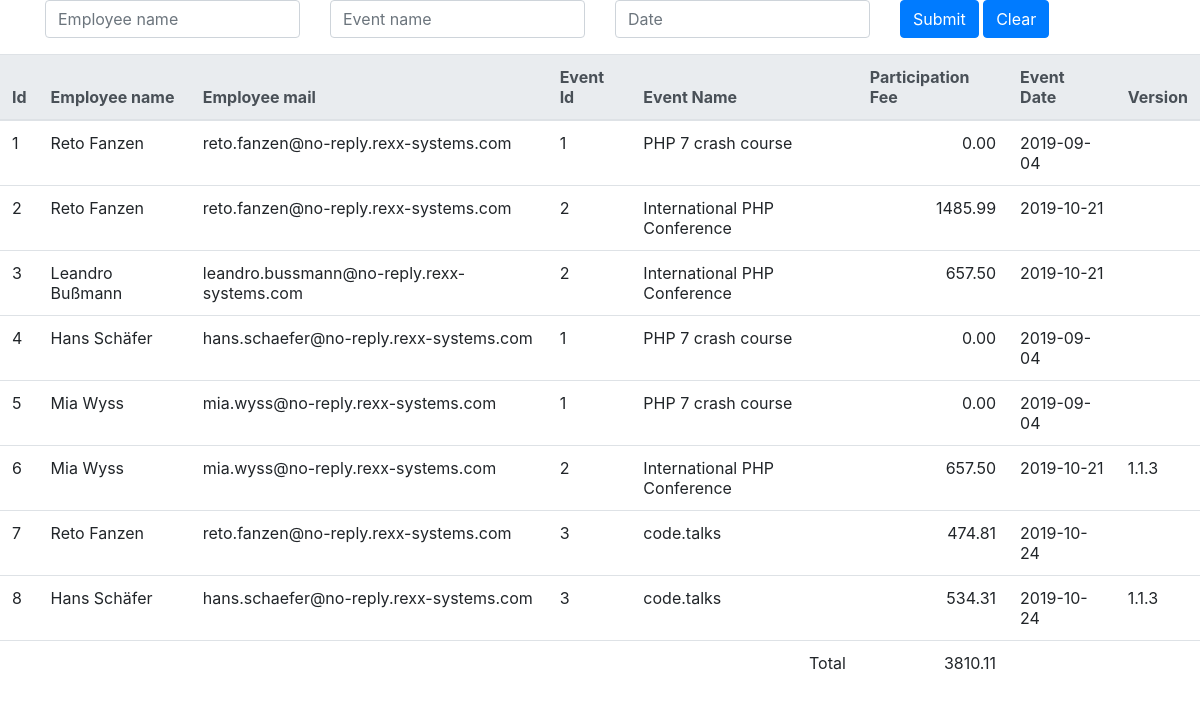
The page / on the database its author committed.
### tables this page shows
CREATE TABLE `employee` (
  `participation_id` int(11) DEFAULT NULL,
  `employee_name` varchar(30) DEFAULT NULL,
  `employee_mail` varchar(100) DEFAULT NULL,
  `event_id` int(11) DEFAULT NULL,
  `event_name` varchar(30) DEFAULT NULL,
  `participation_fee` decimal(10,2) DEFAULT NULL,
  `event_date` date DEFAULT NULL,
  `version` varchar(30) DEFAULT NULL
);

### index.php (the view, shortened to what this page needs)
<?php include "connect.php"; ?>
<html>
<head>
	<link rel="stylesheet" href="https://cdn.jsdelivr.net/npm/bootstrap@4.6.2/dist/css/bootstrap.min.css">
	  <link rel="stylesheet" href="https://code.jquery.com/ui/1.13.2/themes/base/jquery-ui.css">
</head>
<body>
	<div class="container">
		<form>
		  <div class="row">
		    <div class="col">
		    	<?php
		    		$employee_name = '';
		    	?>
		      <input type="text" class="form-control" name="employee_name" placeholder="Employee name" value="<?php echo $employee_name; ?>">
		    </div>
		    <div class="col">
		    	<?php
		    		$event_name = '';
		    	?>
		      <input type="text" class="form-control" name="event_name" placeholder="Event name" value="<?php echo $event_name; ?>">
		    </div>
		    <div class="col">
		    	<?php
		    		$date = '';
		    	?>
		      <input type="text" class="form-control" id="datepicker" name="date" placeholder="Date" value="<?php echo $date; ?>">
		    </div>
		    <div class="col">
		      <input type="submit" class="btn btn-primary">
		      <a href="http://localhost/challange/index.php" class="btn btn-primary">Clear</a>
		    </div>
		  </div>
		</form>
	</div>
	  <table class="table">
	    <thead class="thead-light">
	      <tr>
	        <th>Id</th>
	        <th>Employee name</th>
	        <th>Employee mail</th>
	        <th>Event Id</th>
	        <th>Event Name</th>
	        <th>Participation Fee</th>
	        <th>Event Date</th>
	        <th>Version</th>
	      </tr>
	    </thead>
	    <tbody>
	    	<?php
	    	$total = 0;
	    		$whr = '';
	    	$sql = "SELECT * FROM employee where 1 ".$whr;
			$result = $conn->query($sql);
			if ($result->num_rows > 0) {
			  while($row = $result->fetch_assoc()) {
	    	?>
	      <tr>
	        <td><?php echo $row["participation_id"]; ?></td>
	        <td><?php echo $row["employee_name"]; ?></td>
	        <td><?php echo $row["employee_mail"]; ?></td>
	        <td><?php echo $row["event_id"]; ?></td>
	        <td><?php echo $row["event_name"]; ?></td>
	        <td align="right"><?php echo $row["participation_fee"]; $total +=$row["participation_fee"]; ?></td>
	        <td><?php echo $row["event_date"]; ?></td>
	        <td><?php echo $row["version"]; ?></td>
	      </tr>
	  		<?php } } ?>
	    </tbody>
	    <tfoot>
	    	<tr>
	    		<td colspan="5" align="right">Total</td>
	    		<td align="right"><?php echo $total;?></td>
	    		<td colspan="2"></td>
	    	</tr>
	    </tfoot>
	  </table>
</body>
</html>

### rows shown on the page
employee: participation_id "1", employee_name "Reto Fanzen", employee_mail "reto.fanzen@no-reply.rexx-systems.com", event "1", event_name "PHP 7 crash course", participation_fee "0.00", event_date "2019-09-04"
employee: participation_id "2", employee_name "Reto Fanzen", employee_mail "reto.fanzen@no-reply.rexx-systems.com", event "2", event_name "International PHP Conference", participation_fee "1485.99", event_date "2019-10-21"
employee: participation_id "3", employee_name "Leandro Bußmann", employee_mail "leandro.bussmann@no-reply.rexx-systems.com", event "2", event_name "International PHP Conference", participation_fee "657.50", event_date "2019-10-21"
employee: participation_id "4", employee_name "Hans Schäfer", employee_mail "hans.schaefer@no-reply.rexx-systems.com", event "1", event_name "PHP 7 crash course", participation_fee "0.00", event_date "2019-09-04"
employee: participation_id "5", employee_name "Mia Wyss", employee_mail "mia.wyss@no-reply.rexx-systems.com", event "1", event_name "PHP 7 crash course", participation_fee "0.00", event_date "2019-09-04"
employee: participation_id "6", employee_name "Mia Wyss", employee_mail "mia.wyss@no-reply.rexx-systems.com", event "2", event_name "International PHP Conference", participation_fee "657.50", event_date "2019-10-21", version "1.1.3"
employee: participation_id "7", employee_name "Reto Fanzen", employee_mail "reto.fanzen@no-reply.rexx-systems.com", event "3", event_name "code.talks", participation_fee "474.81", event_date "2019-10-24"
employee: participation_id "8", employee_name "Hans Schäfer", employee_mail "hans.schaefer@no-reply.rexx-systems.com", event "3", event_name "code.talks", participation_fee "534.31", event_date "2019-10-24", version "1.1.3"

### other values the page prints
$total "3810.11"
